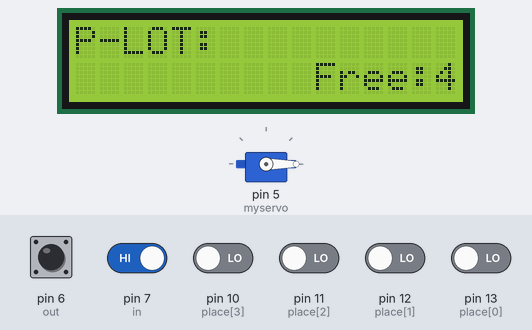
Simulated run of this sketch. Board: Arduino Uno, built with avr-gcc and run on an emulated ATmega328P. On the bench: servo, 16×2 character LCD. The inputs (shaded band) are chosen by the test bench; at power-on: pin 6 (out), pin 7 (in) HIGH, pin 10 (place[3]), pin 11 (place[2]), pin 12 (place[1]), pin 13 (place[0]) LOW.

Above: at 6.7 s.
6.8 s: pin 10 (place[3]) driven HIGH
At 7.8 s:
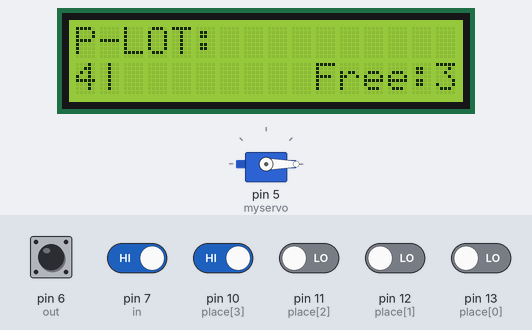
9.8 s: pin 11 (place[2]) driven HIGH
At 10.3 s:
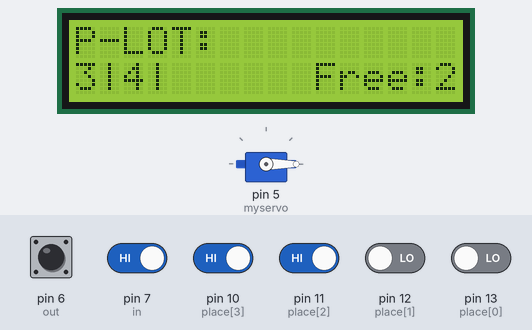
12.8 s: pin 12 (place[1]) driven HIGH
At 13.3 s:
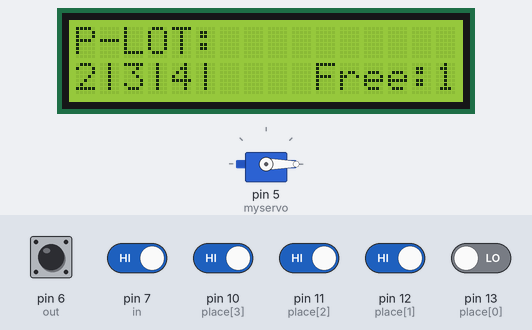
15.8 s: pin 13 (place[0]) driven HIGH
At 16.1 s:
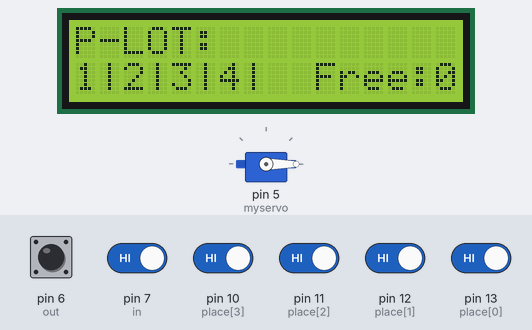
17.3 s: pin 10 (place[3]) driven LOW
At 19.3 s:
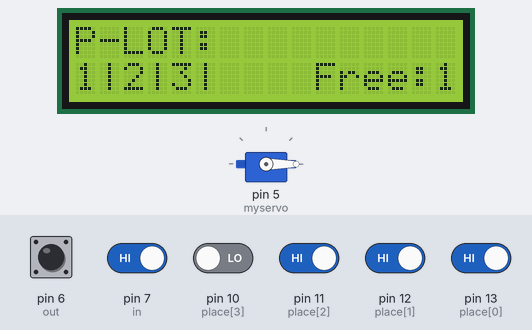
20.3 s: pin 7 (in) driven LOW
At 22.4 s:
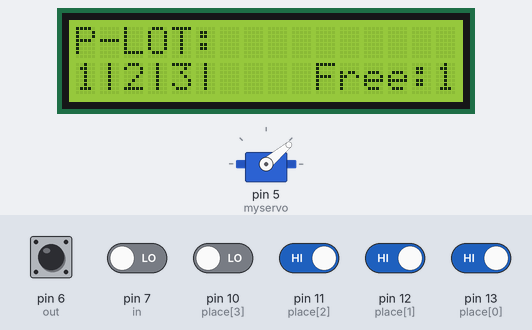
Timing chart, 0 to 23.9 s (numbered marks = the images above; inputs shaded):
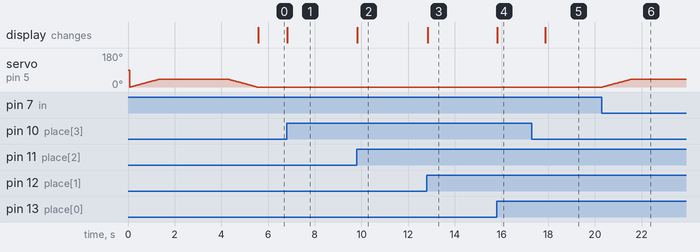

The sketch:

final_code.ino
```cpp
#include <Servo.h>

Servo myservo;


int y=0;

#include <Wire.h>

#include <LiquidCrystal_I2C.h>


LiquidCrystal_I2C lcd(0x27, 2, 1, 0, 4, 5, 6, 7, 3, POSITIVE);


const int place[]={13,12,11,10};

byte val[4];

const int in    =7;

const int out   =6;

int free_spc  =4;

int valin=0;

int valout=0;

int pos = 0;


void setup()
 {

  Serial.begin(9600);

  for(int i=0;i<4;i++)

     {pinMode(place[i], INPUT);
}


  pinMode(in, INPUT);

  pinMode(out, INPUT);


  myservo.attach(5);


lcd.begin(16, 2);


  lcd.setCursor(0, 0);

  lcd.print("Welcome to");

  lcd.setCursor(0, 1);

  lcd.print("Hackathon");

  myservo.write(0);


  for (pos = 0; pos <= 40; pos += 1)
 {

    myservo.write(pos);

    delay(30);

  }

  delay(3000);

  for (pos = 40; pos >= 0; pos -= 1)
 {

    myservo.write(pos);

    delay(30);

}

  lcd.clear();

  lcd.setCursor(0, 0);

}


void loop()
 {

 //*******************************************************
  lcd.clear();
  lcd.setCursor(0, 0);

  lcd.print("P-LOT:");

  lcd.setCursor(0, 1);
  free_spc =4;

  for( y=0;y<4;y++)

     {

val[y]=digitalRead(place[y]);

      if(val[y]==1)
{
  lcd.print(y+1);
  lcd.print("|");
  free_spc--;

}

}

  lcd.setCursor(10, 1);

  lcd.print("Free:");

  lcd.print(free_spc);

  valin=digitalRead(in);

  valout=digitalRead(out);


  if(free_spc<=0)
{
//free_spc = 0;
myservo.write(0);
delay(1000);
myservo.detach();

}


 //********************************************************

if(valout==LOW)
{


for (pos = 0; pos <= 40; pos += 1)
 {
 myservo.write(pos);
delay(30);
}


while(valout==LOW)
{
valout=digitalRead(out);
}

delay(1000);

for (pos = 40; pos >= 0; pos -= 1)
 {
 myservo.write(pos);
delay(30);
}

}

//********************************************************

if(valin ==LOW)
{


myservo.attach(5);

for (pos = 0; pos <= 40; pos += 1)
 {
 myservo.write(pos);
delay(30);
}


while(valin ==LOW)
{
valin=digitalRead(in);
}


delay(4000);

for (pos = 40; pos >= 0; pos -= 1)
{
myservo.write(pos);
delay(30);
}

}


}
```

Measured:
- after the input at 6.8 s, the display: changes at once (image 1)
- after the input at 9.8 s, the display: changes at once (image 2)
- after the input at 12.8 s, the display: changes at once (image 3)
- after the input at 15.8 s, the display: changes at once (image 4)
- after the input at 17.3 s, the display: changes after 0.56 s (image 5)
- after the input at 20.3 s, servo on pin 5 (myservo): moves from 0° to 40° over 1.2 s, starting at once
